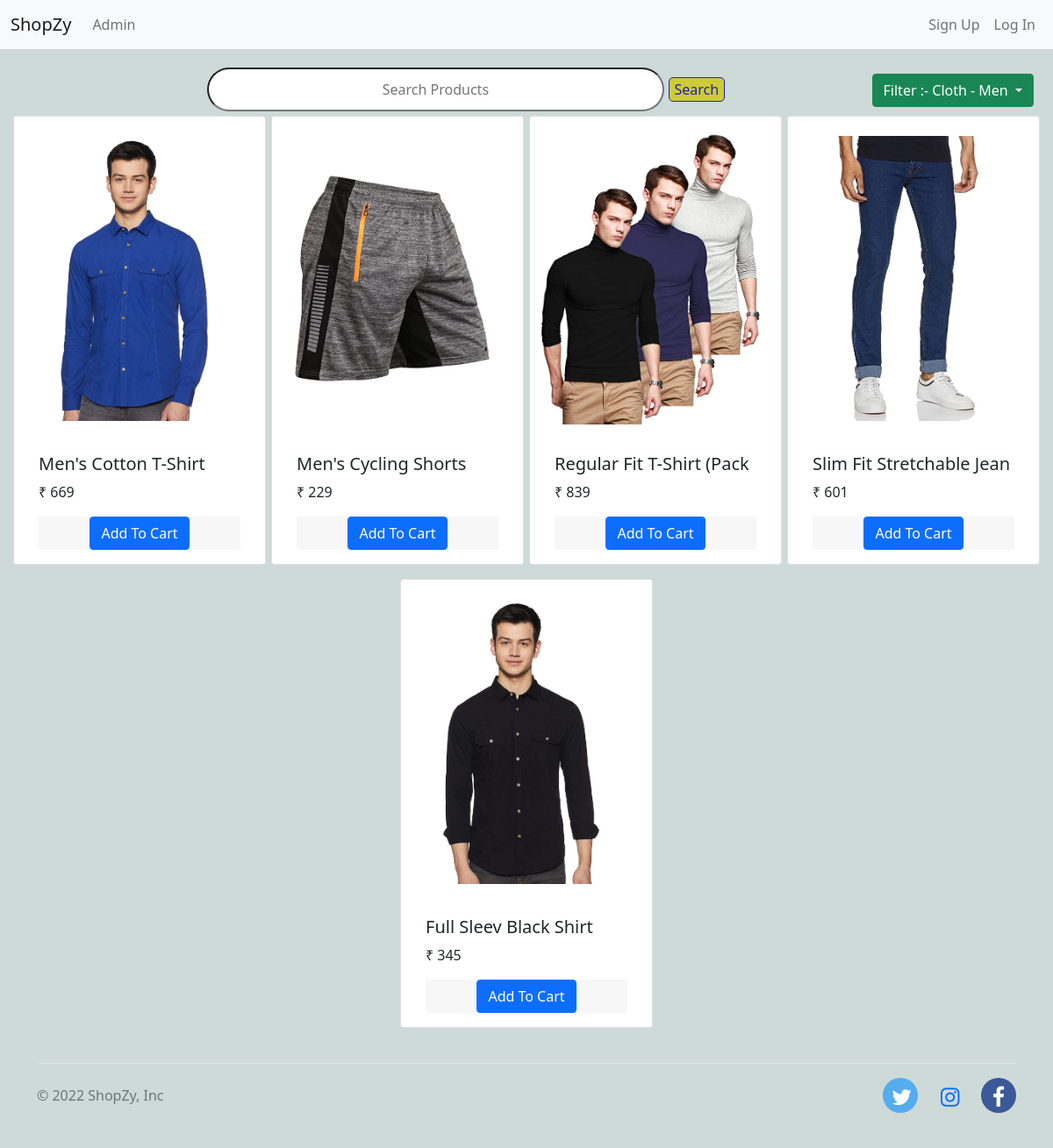
/?category=1, run on the app's committed database.
### Shop/models/category.py (models this page shows)
class Category (models.Model):
    name = models.CharField(max_length= 15)
    def __str__(self):
        return self.name
    @staticmethod
    def get_all_category():
        return Category.objects.all()

### Shop/models/product.py (models this page shows, shortened)
class Product(models.Model) :
    name = models.CharField(max_length = 25)
    price = models.IntegerField(default = 100)
    category = models.ForeignKey(Category, on_delete = models.CASCADE)
    description = models.CharField(max_length = 50)
    image = models.ImageField(upload_to = 'Uploads/images')
    @staticmethod
    def get_all_products():
        return Product.objects.all()
    @staticmethod
    def get_products_by_categoryId(category_id):
        if category_id :
            return Product.objects.filter(category = category_id)
        return Product.get_all_products()

### Shop/views/index.py (the view, shortened to what this page needs)
# urls.py: path('',  Index.as_view() , name = 'HomePage'),
class Index(View):
    def get(self, request):
        if not request.session.get("cart"):
            request.session["cart"] = {}
        data = {}
        products = Product.get_all_products()
        categories = Category.get_all_category()
        categoryId = request.GET.get('category')
        data['id'] = None
        searchTxt = request.GET.get('Search')
        if searchTxt :
            products = Product.get_product_by_txt(searchTxt)
            print(len(products))
        if categoryId :
            products = Product.get_products_by_categoryId(categoryId)
            data['id'] = categories[int(categoryId)-1]
        data['category'] = categories
        data['products'] = products
        data['size'] = len(products)
        print("You are : " , request.session.get('customerEmail'))
        return render(request,'index.html',data)

### Shop/templatetags/cart_qty.py (called while the page is built)
@register.filter(name="is_in_cart")
def is_in_cart(product, cart):
    keys = cart.keys()
    for key in keys :
        if int(key) == product.id and cart[key] != 0 :
            return True
    return False

### Shop/templatetags/custom_filter.py (called while the page is built)
@register.filter(name="currency")
def currency(price):
    return "₹ " + str(price)

### Shop/templates/index.html (shortened to what this page needs)
{% extends 'base.html' %}
{% load cart_qty %}
{% load custom_filter %}
{% block content %}
<div class="container-fluid mt-3">
  <div class="flex">
    <div class="text-center">
      <form action="" method="GET" value="" id="Search">
        <input type="text" name="Search" value="" placeholder="Search Products" id="search-box" />
        <div class="s-btn">
          <input type="submit" name="submit" value="Search" id="search-btn" />
        </div>
      </form>
    </div>
    <div class=" filter">
      <button type="button" class="btn f btn-success dropdown-toggle" data-bs-toggle="dropdown" aria-expanded="false">
        {% if id%}
        Filter :- {{id}}
        {% else %}
        Filter
        {% endif %}
      </button>
    </div>
  </div>
  <div class="row">
    <div id='products' class=" mx-auto">
      <div class="row mx-auto">
        {% if size == 0 %}
        <div class="no-product">
          <p class="err-msg">There are no products to show.</p>
        </div>
        {% else %}
        {% for product in products %}
        {% if 3 >= size %}
        <div class="card flex prdts" id={{product.id}} style=" width: 18rem;">
          {% else %}
          <div class="card mx-auto mb-3" id={{product.id}} style="width: 18rem;">
            {% endif %}
            <div class="img-div">
              <img src={{product.image.url}} class="card-img-top img" alt="{{product.name}}-image">
            </div>
            <div class="card-body">
              <h5 class="card-title">{{product.name}}</h5>
              <p class="card-text">{{product.price|currency}}</p>
              <div class="card-footer p-0 no-gutters">
                {% if product|is_in_cart:request.session.cart %}
                <div class="row no-gutters cart">
                  <form action="/#{{product.id}}" id="btn" method="post" class="col-2 no-gutters">
                    {% csrf_token %}
                    <input hidden type="text" name="productId" value="{{product.id}}">
                    <input hidden type="text" name="qty" value="-1">
                    <input type="submit" value="-" class="no-gutters btn btn-block
                  btn-light border">
                  </form>
                  <div class="text-center col"> {{product|cart_quantity:request.session.cart}} </div>
                  <form action="/#{{product.id}}" id="btn" method="post" class="col-2 no-gutters">
                    {% csrf_token %}
                    <input hidden type="text" name="productId" value="{{product.id}}">
                    <input hidden type="text" name="qty" value="1">
                    <input type="submit" value="+" class="no-gutters btn btn-block
                  btn-light border">
                  </form>
                </div>
                {% else %}
                <form action="/#{{product.id}}" method="post" class="btn-block">
                  <button type="submit" class="btn btn-primary">Add To Cart</button>
                </form>
                {% endif %}
              </div>
            </div>
          </div>
          {% endfor %}
          {% endif %}
        </div>
      </div>
    </div>
  </div>
  {% endblock %}

### Shop/templates/base.html (style rules this page uses)
body { background-color: rgb(206, 218, 215) }

### Shop/templates/index.html (style rules this page uses)
.flex { display: flex; justify-content: space-between; }
#Search { display: flex; justify-content: center; flex-direction: row; width: 120%; height: auto; }
#search-box { padding: 3%; margin: 5px; min-width: 140%; min-height: 200%; text-align: center; border-radius: 25px; }
.s-btn { display: flex; justify-content: center; align-items: center; }
#search-btn { border-radius: 5px; background-color: #cdcc38; color: #271eaf; height: fit-content; border: 1px solid #271eaf; }
.img { width: 250px; }
.img-div { display: flex; min-height: 23em; flex-direction: column; align-content: center; justify-content: center; }
.filter { padding: 10px; margin-bottom: + 5px; display: flex; flex-direction: row-reverse; align-items: flex-end; }
.f { position: relative; float: right; }
.card-footer { border: 0px; }
.text-center { margin: auto; }
.btn-block { text-align: center; }

### data on the page
Category: name "Cloth - Men"
Product: image (picture), name "Men's Cotton T-Shirt", price "₹ 669"
Product: image (picture), name "Men's Cycling Shorts", price "₹ 229"
Product: image (picture), name "Regular Fit T-Shirt (Pack", price "₹ 839"
Product: image (picture), name "Slim Fit Stretchable Jean", price "₹ 601"
Product: image (picture), name "Full Sleev Black Shirt", price "₹ 345"
